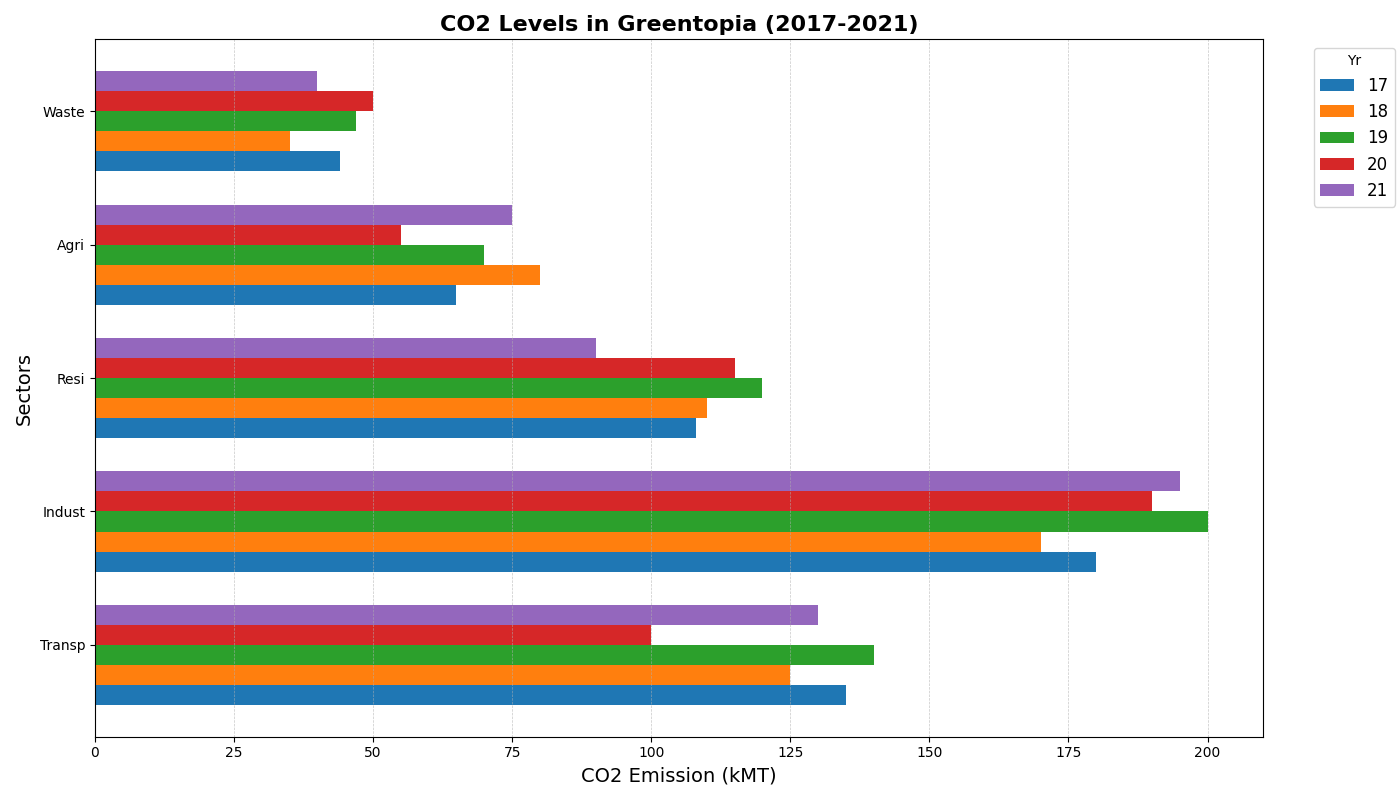

The Python source for this figure:
import matplotlib.pyplot as plt
import numpy as np

sectors = ['Transp', 'Indust', 'Resi', 'Agri', 'Waste']
years = ['17', '18', '19', '20', '21']

emission_levels = np.array([
    [135, 125, 140, 100, 130],
    [180, 170, 200, 190, 195],
    [108, 110, 120, 115,  90],
    [65,   80,  70,  55,   75],
    [44,   35,  47,  50,  40]
])

fig, ax = plt.subplots(figsize=(14, 8))

bar_height = 0.15
indices = np.arange(len(sectors))

for i, year in enumerate(years):
    bar_positions = indices + i * bar_height
    ax.barh(bar_positions, emission_levels[:, i], bar_height, label=year)

ax.set_ylabel('Sectors', fontsize=14)
ax.set_xlabel('CO2 Emission (kMT)', fontsize=14)
ax.set_title('CO2 Levels in Greentopia (2017-2021)', fontsize=16, fontweight='bold')
ax.set_yticks(indices + bar_height * len(years) / 2)
ax.set_yticklabels(sectors)

ax.legend(title='Yr', loc='upper right', bbox_to_anchor=(1.12, 1), fontsize='large')
ax.xaxis.grid(True, linestyle='--', which='major', linewidth=0.5, alpha=0.7)

plt.tight_layout()
plt.show()
